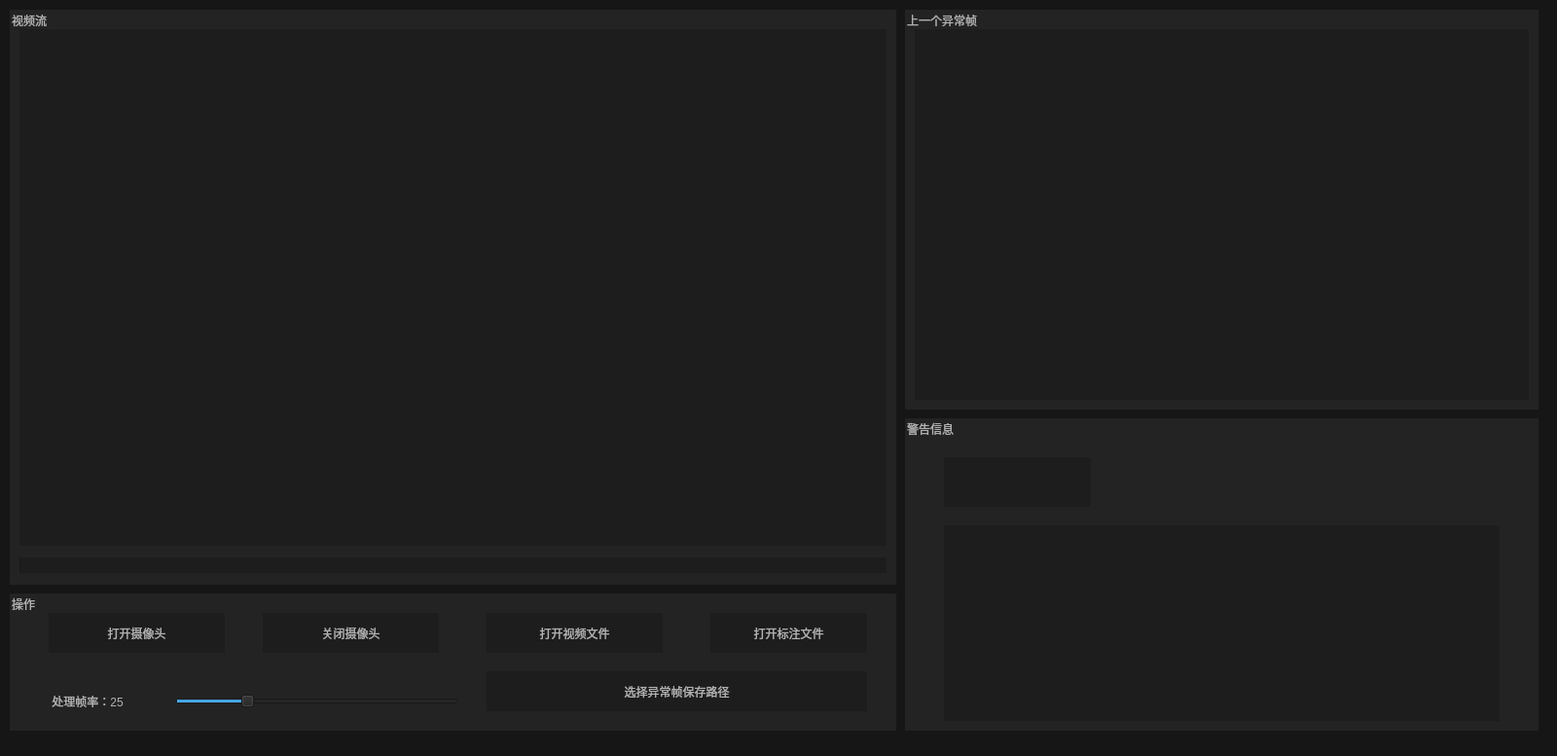
<?xml version="1.0" encoding="UTF-8"?>
<ui version="4.0">
 <class>MainWindow</class>
 <widget class="QMainWindow" name="MainWindow">
  <property name="geometry">
   <rect>
    <x>0</x>
    <y>0</y>
    <width>1600</width>
    <height>777</height>
   </rect>
  </property>
  <property name="minimumSize">
   <size>
    <width>1600</width>
    <height>777</height>
   </size>
  </property>
  <property name="maximumSize">
   <size>
    <width>1600</width>
    <height>777</height>
   </size>
  </property>
  <property name="windowTitle">
   <string>铁路异物检测程序</string>
  </property>
  <property name="styleSheet">
   <string notr="true">background-color: rgb(22, 22, 22);
border: rgb(22, 22, 22);</string>
  </property>
  <widget class="QWidget" name="centralwidget">
   <widget class="QGroupBox" name="grb_alarm">
    <property name="geometry">
     <rect>
      <x>930</x>
      <y>430</y>
      <width>651</width>
      <height>321</height>
     </rect>
    </property>
    <property name="styleSheet">
     <string notr="true">background-color: rgb(35, 35, 35);
color: rgb(177, 177, 177);</string>
    </property>
    <property name="title">
     <string>警告信息</string>
    </property>
    <widget class="QLabel" name="label_is_error">
     <property name="geometry">
      <rect>
       <x>40</x>
       <y>40</y>
       <width>151</width>
       <height>51</height>
      </rect>
     </property>
     <property name="styleSheet">
      <string notr="true">background-color: rgb(29, 29, 29);</string>
     </property>
     <property name="text">
      <string/>
     </property>
    </widget>
    <widget class="QTextBrowser" name="teb_log">
     <property name="geometry">
      <rect>
       <x>40</x>
       <y>110</y>
       <width>571</width>
       <height>201</height>
      </rect>
     </property>
     <property name="styleSheet">
      <string notr="true">color: rgb(177, 177, 177);
background-color: rgb(29, 29, 29);</string>
     </property>
    </widget>
   </widget>
   <widget class="QGroupBox" name="groupBox">
    <property name="geometry">
     <rect>
      <x>930</x>
      <y>10</y>
      <width>651</width>
      <height>411</height>
     </rect>
    </property>
    <property name="styleSheet">
     <string notr="true">background-color: rgb(35, 35, 35);
color: rgb(177, 177, 177);</string>
    </property>
    <property name="title">
     <string>上一个异常帧</string>
    </property>
    <widget class="QLabel" name="label_error_img">
     <property name="geometry">
      <rect>
       <x>10</x>
       <y>20</y>
       <width>631</width>
       <height>381</height>
      </rect>
     </property>
     <property name="styleSheet">
      <string notr="true">background-color: rgb(29, 29, 29);</string>
     </property>
     <property name="text">
      <string/>
     </property>
    </widget>
   </widget>
   <widget class="QGroupBox" name="groupBox_2">
    <property name="geometry">
     <rect>
      <x>10</x>
      <y>610</y>
      <width>911</width>
      <height>141</height>
     </rect>
    </property>
    <property name="styleSheet">
     <string notr="true">background-color: rgb(35, 35, 35);
color: rgb(177, 177, 177);</string>
    </property>
    <property name="title">
     <string>操作</string>
    </property>
    <widget class="QPushButton" name="btn_open_video">
     <property name="geometry">
      <rect>
       <x>490</x>
       <y>20</y>
       <width>181</width>
       <height>41</height>
      </rect>
     </property>
     <property name="styleSheet">
      <string notr="true">background-color: rgb(29, 29, 29);</string>
     </property>
     <property name="text">
      <string>打开视频文件</string>
     </property>
    </widget>
    <widget class="QSlider" name="hslider_timeF">
     <property name="geometry">
      <rect>
       <x>170</x>
       <y>100</y>
       <width>291</width>
       <height>22</height>
      </rect>
     </property>
     <property name="styleSheet">
      <string notr="true"/>
     </property>
     <property name="minimum">
      <number>1</number>
     </property>
     <property name="maximum">
      <number>100</number>
     </property>
     <property name="singleStep">
      <number>25</number>
     </property>
     <property name="pageStep">
      <number>5</number>
     </property>
     <property name="value">
      <number>25</number>
     </property>
     <property name="orientation">
      <enum>Qt::Horizontal</enum>
     </property>
    </widget>
    <widget class="QLabel" name="label_timeF">
     <property name="geometry">
      <rect>
       <x>40</x>
       <y>100</y>
       <width>111</width>
       <height>21</height>
      </rect>
     </property>
     <property name="text">
      <string> 处理帧率：25</string>
     </property>
    </widget>
    <widget class="QPushButton" name="btn_label_pic">
     <property name="geometry">
      <rect>
       <x>720</x>
       <y>20</y>
       <width>161</width>
       <height>41</height>
      </rect>
     </property>
     <property name="styleSheet">
      <string notr="true">background-color: rgb(29, 29, 29);</string>
     </property>
     <property name="text">
      <string>打开标注文件</string>
     </property>
    </widget>
    <widget class="QPushButton" name="btn_change_save_path">
     <property name="geometry">
      <rect>
       <x>490</x>
       <y>80</y>
       <width>391</width>
       <height>41</height>
      </rect>
     </property>
     <property name="styleSheet">
      <string notr="true">background-color: rgb(29, 29, 29);</string>
     </property>
     <property name="text">
      <string>选择异常帧保存路径</string>
     </property>
    </widget>
    <widget class="QPushButton" name="btn_close_camera">
     <property name="geometry">
      <rect>
       <x>260</x>
       <y>20</y>
       <width>181</width>
       <height>41</height>
      </rect>
     </property>
     <property name="styleSheet">
      <string notr="true">background-color: rgb(29, 29, 29);</string>
     </property>
     <property name="text">
      <string>关闭摄像头</string>
     </property>
    </widget>
    <widget class="QPushButton" name="btn_open_camera">
     <property name="geometry">
      <rect>
       <x>40</x>
       <y>20</y>
       <width>181</width>
       <height>41</height>
      </rect>
     </property>
     <property name="styleSheet">
      <string notr="true">background-color: rgb(29, 29, 29);</string>
     </property>
     <property name="text">
      <string>打开摄像头</string>
     </property>
    </widget>
   </widget>
   <widget class="QGroupBox" name="groupBox_3">
    <property name="geometry">
     <rect>
      <x>10</x>
      <y>10</y>
      <width>911</width>
      <height>591</height>
     </rect>
    </property>
    <property name="styleSheet">
     <string notr="true">background-color: rgb(35, 35, 35);
color: rgb(177, 177, 177);</string>
    </property>
    <property name="title">
     <string>视频流</string>
    </property>
    <widget class="QLabel" name="label_in_img">
     <property name="geometry">
      <rect>
       <x>10</x>
       <y>20</y>
       <width>891</width>
       <height>531</height>
      </rect>
     </property>
     <property name="styleSheet">
      <string notr="true">background-color: rgb(29, 29, 29);</string>
     </property>
     <property name="text">
      <string/>
     </property>
    </widget>
    <widget class="QProgressBar" name="probar_load">
     <property name="enabled">
      <bool>false</bool>
     </property>
     <property name="geometry">
      <rect>
       <x>10</x>
       <y>563</y>
       <width>891</width>
       <height>16</height>
      </rect>
     </property>
     <property name="styleSheet">
      <string notr="true">background-color: rgb(29, 29, 29);</string>
     </property>
     <property name="value">
      <number>0</number>
     </property>
     <property name="textVisible">
      <bool>false</bool>
     </property>
    </widget>
   </widget>
   <zorder>groupBox_3</zorder>
   <zorder>groupBox_2</zorder>
   <zorder>groupBox</zorder>
   <zorder>grb_alarm</zorder>
  </widget>
  <widget class="QStatusBar" name="statusbar"/>
 </widget>
 <resources/>
 <connections/>
</ui>
